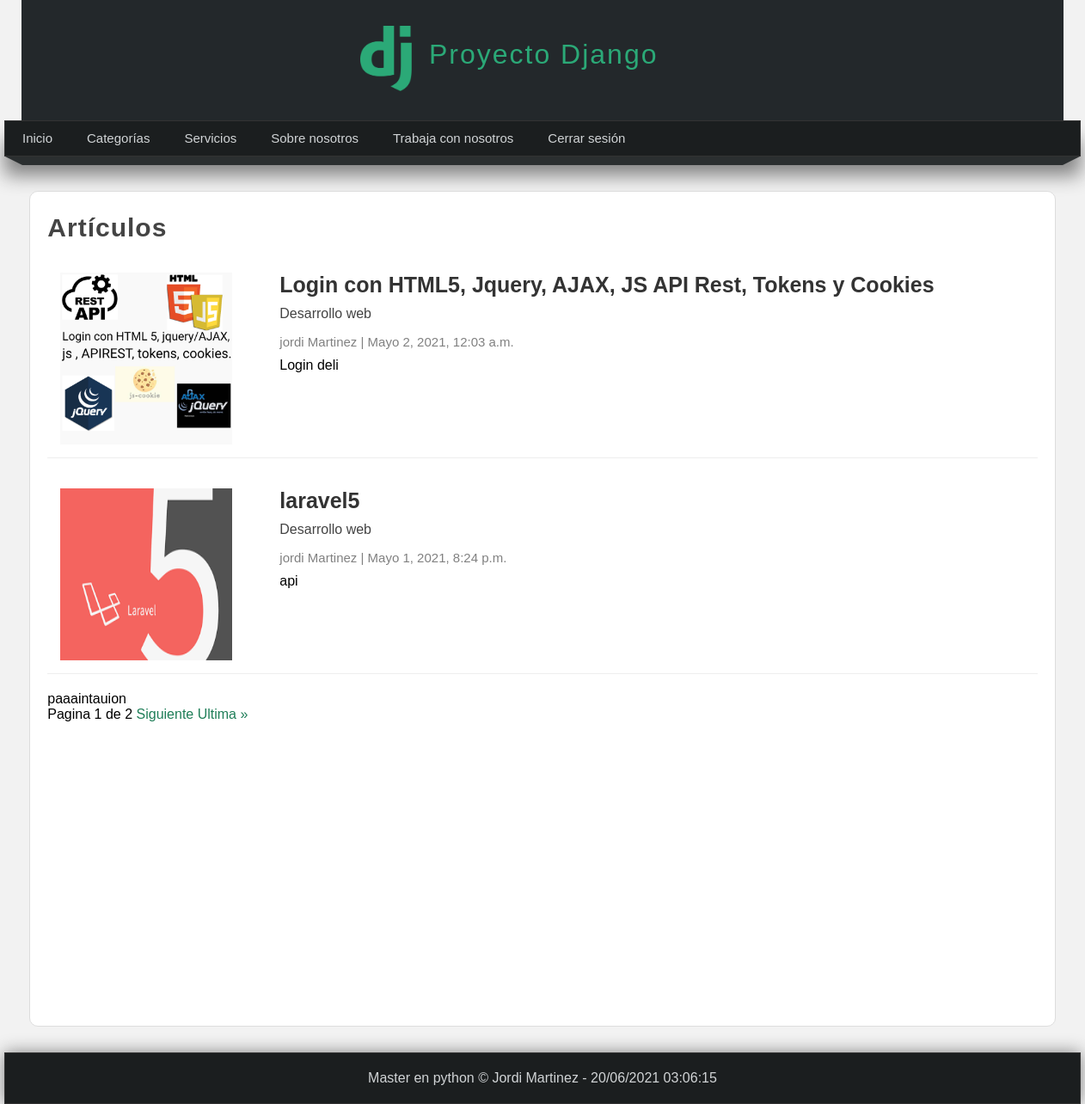
The app's page /artiulos/ (signed in) with its own data.
### pages/models.py (models this page shows, shortened)
class Page(models.Model):
	title = models.CharField(max_length=150,verbose_name="Titulo")
	content = RichTextField(verbose_name="Contenido")
	slug = models.CharField(unique=True,max_length=150,verbose_name="URL amigable")
	order = models.IntegerField(default=0, verbose_name="Orden")
	visible = models.BooleanField(verbose_name="¿Visible?")
	created_at = models.DateTimeField(auto_now_add = True,verbose_name="Creado el")
	updated_at = models.DateTimeField(auto_now=True,verbose_name="Actualizado el")
	class Meta:
		verbose_name = "Pagina"
		verbose_name_plural = "Paginas"

### blog/models.py (models this page shows, shortened)
class Article(models.Model):
	title  = models.CharField(max_length=150, verbose_name='Titulo')
	content = RichTextField(verbose_name='Contenido')
	image = models.ImageField(default='null',verbose_name="Imagen", upload_to="articles")
	public = models.BooleanField(verbose_name='¿Publicado?')
	user = models.ForeignKey(User, editable=False,verbose_name='Usuario', on_delete=models.CASCADE)
	categories =models.ManyToManyField(Category, verbose_name="Categorias", blank=True, related_name="articles")
	created_at = models.DateTimeField(auto_now_add=True, verbose_name='Creado el')
	update_at = models.DateTimeField(auto_now=True, verbose_name='Editado el ')
	class Meta:
		verbose_name = "Artículo"
		verbose_name_plural = "Artículos"
		ordering = ['-created_at']

class Category(models.Model):
	name= models.CharField(max_length=100, verbose_name='Nombre')
	description = models.CharField(max_length=255,verbose_name='Descripcion')
	created_at = models.DateTimeField(auto_now_add=True, verbose_name='Creado el')
	class Meta:
		verbose_name = "Categoria"
		verbose_name_plural = "Categorias"
	def __str__(self):
		return self.name

### blog/views.py (the view)
# urls.py: path('artiulos/',views.list, name="list_articles"),
@login_required(login_url="login")
def list(request):
	articles= Article.objects.all()
	paginator = Paginator(articles, 2)
	page = request.GET.get('page')
	page_articles = paginator.get_page(page)
	return render(request,'articles/list.html',{
		'title':'Artículos',
		'articles':page_articles
		})

### blog/processor.py (called while the page is built)
def get_categories(request):
	ids = Article.objects.filter(public=True).values_list('categories', flat=True)
	categories = Category.objects.filter(id__in=ids).values_list('id','name')
	return{
		'categories':categories,
		'ids':ids
	}

### pages/context_proccessors.py (called while the page is built)
def get_pages(request):
	pages = Page.objects.filter(visible=True).order_by('order').values_list('id','title','slug')
	return{
		'pages':pages
	}

### blog/templates/articles/list.html (shortened to what this page needs)
{% extends 'layouts/layout.html' %}
{% block content%}
	<h1 class="title">{{title}}</h1>
	  {%for article in articles %}
        <article class="article-item">
            {% if article.image != 'null' and article.image.url|length >= 1 %}
                <div class="image">
                    <img src="{{article.image.url}}" />
                </div>
            {%endif%}
            <div class="data">
        <h2>{{article.title}}</h2>
        <p>
        	{% for category in article.categories.all %}
        		<a href="#">{{category}}</a>
        	{% endfor %}
        </p>
        <span class="date">
        	{{article.user.first_name}} {{article.user.last_name}}
        	|
        	{{article.created_at}}
    	</span>
        <p style="text-align: justify; ">
        {{article.content|safe}}
        </p>
        </div>
        </article>
    {%endfor%}
    {% include 'articles/pagination.html' %}
{% endblock %}

### mainapp/templates/layouts/layout.html (shortened to what this page needs)
{% load static %}
<!DOCTYPE html>
<html lang="es">
<head >
	<link rel="stylesheet" type="text/css" href="{% static 'css/style.css' %}" >
</head>
<body>
	<header>
		<div id="logotipo">
			<img src="{% static 'images/logo.png' %}">
			<h1>Proyecto Django</h1>
		</div>
	</header>
<nav>
	<ul>
	<li>
		<a href="{% url 'index' %}">Inicio</a>
	</li>
	{%if user.email %}
	<li>
		<a href="{% url 'list_articles' %}">Categorías</a>
	</li>
	{% for page in pages %}
	<li>
		<a href="{% url 'page' page.2 %}">{{page.1}}
		</a>
	</li>
	{% endfor %}
	<li>
		<a href="{% url 'logout' %}">Cerrar sesión</a>
	</li>
	{%endif%}
</ul>
</nav>
<div class="barra">
	<span class="esquina-izquierda"></span>
	<span class="relleno-barra"></span>
	<span class="esquina-derecha"></span>
</div>
<div id="content">
	<div class="box">
	{% block content %}{% endblock %}
</div>
</div>
<footer>
	Master en python &copy; Jordi Martinez - {% now "d/m/Y h:m:s"%}
</footer>
</body>
</html>

### blog/templates/articles/pagination.html (shortened to what this page needs)
<div class="pagination">
	<p>paaaintauion</p>
	<span class="actual">
		Pagina {{articles.number}} de {{articles.paginator.num_pages}}
	</span>
	{% if articles.has_next %}
		<a  style="color: #1f7e58;" href="?page={{ articles.next_page_number }}">Siguiente</a>
		<a style="color: #1f7e58;" href="?page={{articles.paginator.num_pages}}">Ultima &raquo;</a>
	{% endif %}
</div>

### mainapp/static/css/style.css (style rules this page uses)
* { margin:0px; padding: 0px; font-family: sans-serif,Arial,Helvetica; text-decoration: none; }
body { background-color: #F2F2F2; }
header { width: 1212px; height: 140px; background-color: #23282B; margin:0px auto; }
#logotipo { width: 35%; height: 130px; margin:0px auto; padding-top: 10px; }
#logotipo img { display: block; float: left; width: 60px; float: left; margin-top: 20px; }
#logotipo h1 { display: block; letter-spacing: 2px; float: left; margin-top: 35px; margin-left: 20px; font-weight: lighter; color:#2ba977; }
nav { width: 1250px; height: 40px; margin:0 auto; background-color: #1B1E1F; border: 1px solid #333333; box-shadow: 0px 22px 22px gray; font-size: 15px; }
nav > ul { list-style:none; text-decoration: none; }
nav > ul > li { line-height:40px; float: left; }
nav > ul > li > a { display: block; padding-right: 20px; padding-left: 20px; color: #d1d4d6; }
.barra { width: 1250px; margin:0 auto; }
.esquina-izquierda { display: block; border-left:20px solid transparent; border-top: 10px solid #2B2F30; float: left; }
.esquina-derecha { display: block; border-right:20px solid transparent; border-top: 10px solid #2B2F30; float: right; }
.relleno-barra { display: block; width: 1210px; height: 10px; background:#2B2F30; float: left; }
#content { width: 1212px; min-height: 930px; margin:0 auto; margin-bottom: 30px; margin-top:40px; }
.box { background:white; width: 95%; min-height: 930px; padding: 20px; border: 1px solid #ddd; border-radius: 10px; margin:0 auto; }
.box a { color: #444; transition: all 400ms; }
.box .image { width: 30%; float: left; margin-right: 40px; }
.box .image img { width: 100%; }
.title { color: #444; letter-spacing: 1px; font-size: 30px; margin-bottom: 10px; margin-top:5px; }
.article-item { margin-bottom:20px; margin-top:20px; padding: 15px; border-bottom: 1px solid #eee; clear: both; }
.article-item .image { width: 200px; height: 200px; float: left; overflow: hidden; }
.article-item .image img { height:200px; }
.article-item .data { float: left; padding: 15px; padding-top: 0px; }
.article-item h2 { display: block; font-size: 25px; color: #333; margin-bottom: 10px; }
.article-item span.date { display: block; font-size: 15px; color: gray; margin-bottom: 10px; }
footer { width: 1250px; background-color: #1B1E1F; border: 1px solid #333; color:#d1d4d6; text-align: center; padding-top: 20px; padding-bottom: 20px; box-shadow: 0px 0px 20px gray; margin:0 auto; }
.date { display: block; margin-top:15px; margin-bottom:15px; color: gray; }

### records on screen
Page: title "Servicios"
Page: title "Sobre nosotros"
Page: title "Trabaja con nosotros"
Article: image (picture), title "Login con HTML5, Jquery, AJAX, JS API Rest, Tokens y Cookies", user.first_name "jordi", user.last_name "Martinez", created_at "Mayo 2, 2021, 12:03 a.m.", content "Login deli"
Category: name "Desarrollo web"
Article: image (picture), title "laravel5", user.first_name "jordi", user.last_name "Martinez", created_at "Mayo 1, 2021, 8:24 p.m.", content "api"

### other values on screen
{{ title }} "Artículos"
{{ articles.number }} "1"
{{ articles.paginator.num_pages }} "2"
